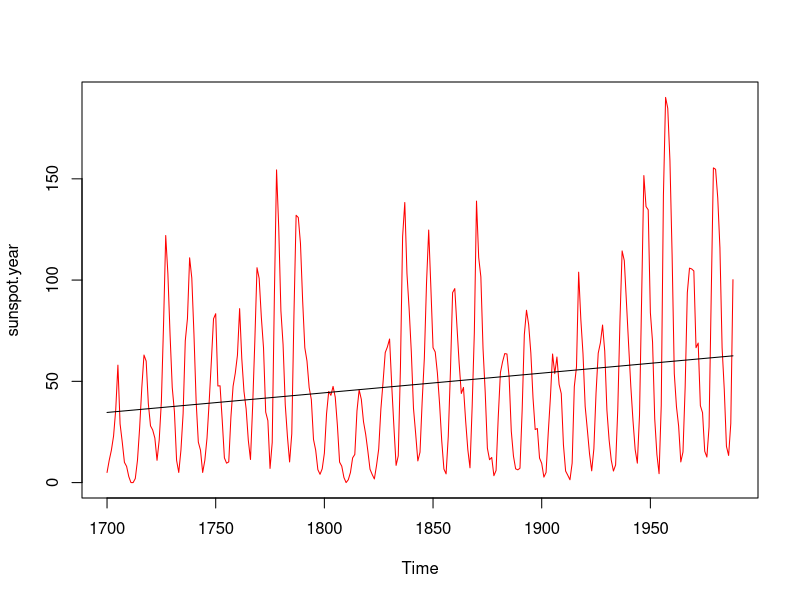

Generate this figure with R:
library(datasets)

reg_data <- data.frame(spot = as.numeric(sunspot.year), date = 1700:1988)
f <- lm(spot ~ date, data = reg_data)
print(summary(f)$r.squared)

plot(sunspot.year, col = 'red')
lines(reg_data$date, reg_data$date * f$coefficients[2] + f$coefficients[1], 'l')
